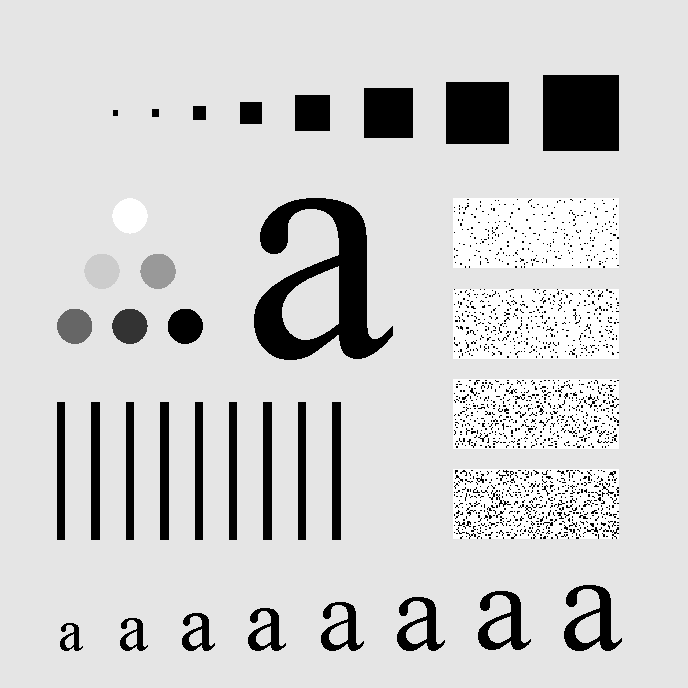
#> input picture data/provided/problem2/Fig0441(a)(characters_test_pattern).tif, 688 x 688 px
$ python problem2.py
#> lines starting #> are read from the running program, lines starting #| are printed output that depends on the picture
### src/dip_a2/filters.py
"""Frequency-domain filter transfer functions (ideal / Butterworth / Gaussian),
built from their formulas with plain NumPy array arithmetic, plus the mandated
zero-pad -> centre -> multiply -> invert -> crop filtering pipeline.

numpy.fft is used for the forward/inverse transforms themselves (explicitly allowed
for this problem by the assignment); only the transfer functions H(u,v) and the
pipeline plumbing are "from scratch".
"""
import numpy as np

from .dft import fftshift2d, ifftshift2d
from .utils import zero_pad_to


def radial_distance(shape) -> np.ndarray:
    """D(u,v): distance from the centre of a P x Q frequency rectangle."""
    P, Q = shape
    u = np.arange(P).reshape(-1, 1) - P // 2
    v = np.arange(Q).reshape(1, -1) - Q // 2
    return np.sqrt(u.astype(np.float64) ** 2 + v.astype(np.float64) ** 2)


def make_filter(kind: str, shape, D0: float, n: int = None, highpass: bool = False) -> np.ndarray:
    """Return the P x Q transfer function H(u,v) for kind in {ideal, butterworth, gaussian}."""
    D = radial_distance(shape)
    if kind == "ideal":
        H = (D <= D0).astype(np.float64)
    elif kind == "butterworth":
        if n is None:
            raise ValueError("Butterworth filter requires an order n")
        with np.errstate(divide="ignore", invalid="ignore"):
            H = 1.0 / (1.0 + (D / D0) ** (2 * n))
        H = np.nan_to_num(H, nan=0.0, posinf=0.0)
        if D0 == 0:
            H[:] = 0.0
    else:
        if kind != "gaussian":
            raise ValueError(f"unknown filter kind: {kind}")
        H = np.exp(-(D ** 2) / (2.0 * D0 ** 2))
    if highpass:
        H = 1.0 - H
    return H


# [7 lines left out: function make_homomorphic_filter, not called in this run]


def filter_pipeline(image: np.ndarray, H: np.ndarray) -> np.ndarray:
    """Zero-pad to H's shape, centre spectrum, multiply by H, invert, real part, crop.

    H must already be built on the padded P x Q grid (e.g. P=2M, Q=2N).
    """
    M, N = image.shape
    P, Q = H.shape
    padded = zero_pad_to(image.astype(np.float64), (P, Q))
    F = np.fft.fft2(padded)
    F_centered = fftshift2d(F)
    G_centered = F_centered * H
    G = ifftshift2d(G_centered)
    g_padded = np.real(np.fft.ifft2(G))
    return g_padded[:M, :N]


# [28 lines left out: function filter_pipeline_reflect, not called in this run]

### src/dip_a2/dft.py
"""From-scratch Discrete Fourier Transform machinery (NumPy array arithmetic only).

Used across the assignment wherever a 2-D DFT/IDFT is needed. ``numpy.fft`` is only
used elsewhere for validation against this implementation, never to compute it.
"""
import numpy as np


# [5 lines left out: function dft_matrix, not called in this run]


def idft_matrix(N: int) -> np.ndarray:
    """Return the N x N inverse-DFT matrix, i.e. conj(W_N) / N."""
    return np.conj(dft_matrix(N)) / N


# [14 lines left out: functions dft2d, idft2d, not called in this run]


def fftshift2d(F: np.ndarray) -> np.ndarray:
    """Shift zero-frequency component to the array centre (from scratch, no np.fft)."""
    M, N = F.shape
    return np.roll(np.roll(F, M // 2, axis=0), N // 2, axis=1)


def ifftshift2d(F: np.ndarray) -> np.ndarray:
    """Inverse of fftshift2d (correct for both even and odd dimensions)."""
    M, N = F.shape
    return np.roll(np.roll(F, -(M // 2), axis=0), -(N // 2), axis=1)

### src/dip_a2/metrics.py
"""Image-quality metrics built from scratch (NumPy array arithmetic only)."""
import numpy as np

from .utils import convolve2d_valid, gaussian_kernel2d


def psnr(img1: np.ndarray, img2: np.ndarray, data_range: float) -> float:
    """Peak Signal-to-Noise Ratio between two same-shape arrays."""
    mse = np.mean((img1.astype(np.float64) - img2.astype(np.float64)) ** 2)
    if mse == 0:
        return float("inf")
    return 10.0 * np.log10((data_range ** 2) / mse)


# [25 lines left out: function ssim, not called in this run]

### src/dip_a2/utils.py
"""Shared I/O and small helpers (image loading, zero-padding, etc.)."""
import numpy as np


def zero_pad_to(img: np.ndarray, shape: tuple) -> np.ndarray:
    """Zero-pad a 2-D array to ``shape`` (placed at the top-left corner)."""
    out = np.zeros(shape, dtype=img.dtype)
    out[: img.shape[0], : img.shape[1]] = img
    return out


# [35 lines left out: functions convolve2d_valid, gaussian_kernel2d, histogram_equalize, not called in this run]

### problems/problem2_frequency_filtering/problem2.py
"""
Problem 2 -- Frequency-Domain Filtering: Ideal, Butterworth, Gaussian (15 pts)

Runs 2.1, 2.2, 2.3 end to end and writes figures/tables into results/.
Transfer functions (make_filter) are built entirely from their formulas with NumPy.
numpy.fft is used for the forward/inverse transforms (explicitly allowed for this
problem). scipy.ndimage.gaussian_filter is used ONLY for the one PDF-sanctioned
comparison in 2.2d.
"""
import json
import platform
import subprocess
import sys
from pathlib import Path

import matplotlib
matplotlib.use("Agg")
import matplotlib.pyplot as plt
import numpy as np
from PIL import Image
from scipy.ndimage import gaussian_filter  # sanctioned comparison, 2.2d only

sys.path.insert(0, str(Path(__file__).resolve().parents[2] / "src"))
from dip_a2.filters import make_filter, filter_pipeline, radial_distance  # noqa: E402
from dip_a2.metrics import psnr  # noqa: E402

HERE = Path(__file__).resolve().parent
DATA = HERE.parents[1] / "data"
RESULTS = HERE / "results"
RESULTS.mkdir(exist_ok=True)

rng = np.random.default_rng(seed=7)


def log(msg):
    print(f"[problem2] {msg}")


def record_machine_info():
    info = {"numpy_version": np.__version__}
    try:
        with open("/proc/cpuinfo") as f:
            for line in f:
                if line.startswith("model name"):
                    info["cpu_model"] = line.split(":", 1)[1].strip()
                    break
        info["logical_cpus"] = subprocess.run(["nproc"], capture_output=True, text=True).stdout.strip()
    except Exception:
        pass
    try:
        with open("/proc/meminfo") as f:
            for line in f:
                if line.startswith("MemTotal"):
                    info["ram_gb"] = round(int(line.split()[1]) / 1024 / 1024, 2)
                    break
    except Exception:
        pass
    info["platform"] = platform.platform()
    (RESULTS / "machine_info.json").write_text(json.dumps(info, indent=2))
    log(f"machine info: {info}")
    return info


def load(path):
    return np.asarray(Image.open(path).convert("L"), dtype=np.float64)


IMAGES = {
    "characters": load(DATA / "provided" / "problem2" / "Fig0441(a)(characters_test_pattern).tif"),
    "text_gaps": load(DATA / "provided" / "problem2" / "Fig0419(a)(text_gaps_of_1_and_2_pixels).tif"),
    "thumb_print": load(DATA / "provided" / "problem2" / "Fig0457(a)(thumb_print).tif"),
    "cameraman": load(DATA / "provided" / "problem2" / "cameraman.tif"),
}
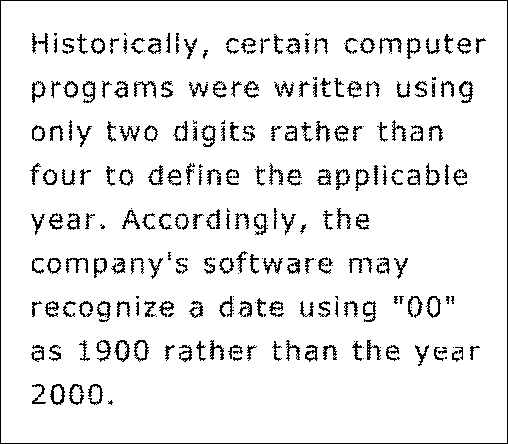
#> input picture data/provided/problem2/Fig0419(a)(text_gaps_of_1_and_2_pixels).tif, 508 x 444 px
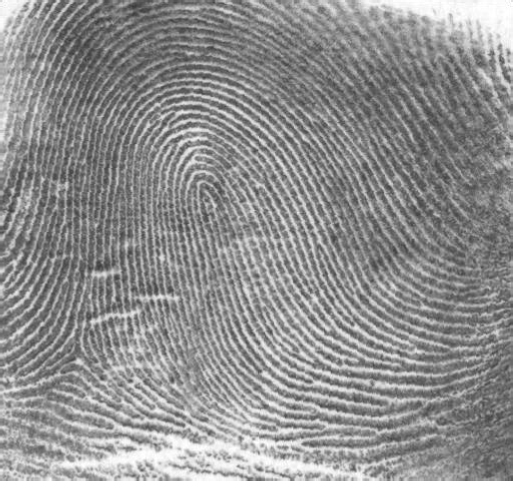
#> input picture data/provided/problem2/Fig0457(a)(thumb_print).tif, 1026 x 962 px (shown at 1/2 size)
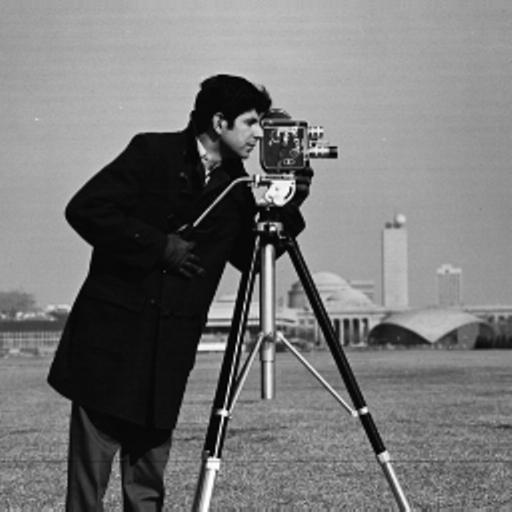
#> input picture data/provided/problem2/cameraman.tif, 512 x 512 px
#> (the call stopped at in record_machine_info, `info["logical_cpus"] = subprocess.run(["nproc"], capture_output=True, ..`: subprocess is not available in this run)


# ---------------------------------------------------------------------------
# 2.1 Filter construction and transfer-function analysis
# ---------------------------------------------------------------------------
def section_2_1a():
    D0 = 40.0
    shape = (256, 256)
    H_ideal = make_filter("ideal", shape, D0)
    H_butter = make_filter("butterworth", shape, D0, n=2)
    H_gauss = make_filter("gaussian", shape, D0)

    D = radial_distance(shape)
    near = np.argmin(np.abs(D.ravel() - D0))
    val_ideal = H_ideal.ravel()[near]
    val_butter = H_butter.ravel()[near]
    val_gauss = H_gauss.ravel()[near]

    analytic = {
        "ideal_at_D0": 1.0,  # H=1 for D<=D0 (boundary included by our <=)
        "butterworth_at_D0": 0.5,  # 1/(1+1)
        "gaussian_at_D0": float(np.exp(-0.5)),  # e^-0.5
    }
    numeric = {
        "ideal_at_D0_numeric": float(val_ideal),
        "butterworth_at_D0_numeric": float(val_butter),
        "gaussian_at_D0_numeric": float(val_gauss),
    }
    log(f"2.1a analytic: {analytic}")
    log(f"2.1a numeric (nearest sample to D0={D0}): {numeric}")

    # Gaussian half-amplitude-matched D0'
    D0_prime = D0 / np.sqrt(2 * np.log(2))
    H_gauss_matched = make_filter("gaussian", shape, D0_prime)
    val_gauss_matched = H_gauss_matched.ravel()[near]
    log(f"2.1a matched D0' = {D0_prime:.4f}, H_gauss(D0) with matched D0' = {val_gauss_matched:.4f} (should be ~0.5)")

    # radial profile plot of all 6 transfer functions along one axis through the centre
    P, Q = shape
    row = P // 2
    d_axis = np.arange(Q) - Q // 2
    order = np.argsort(d_axis)
    d_axis = d_axis[order]

    fig, ax = plt.subplots(figsize=(8, 5))
    for name, H in [
        ("ILPF", make_filter("ideal", shape, D0)),
        ("BLPF n=2", make_filter("butterworth", shape, D0, n=2)),
        ("GLPF", make_filter("gaussian", shape, D0)),
        ("IHPF", make_filter("ideal", shape, D0, highpass=True)),
        ("BHPF n=2", make_filter("butterworth", shape, D0, n=2, highpass=True)),
        ("GHPF", make_filter("gaussian", shape, D0, highpass=True)),
    ]:
        ax.plot(d_axis, H[row, :][order], label=name)
    ax.axvline(D0, color="k", linestyle=":", linewidth=0.8)
    ax.axvline(-D0, color="k", linestyle=":", linewidth=0.8)
    ax.set_xlabel("D (signed radial index through centre row)")
    ax.set_ylabel("H")
    ax.set_title(f"Radial profiles of all 6 transfer functions (D0={D0})")
    ax.legend()
    fig.tight_layout()
    fig.savefig(RESULTS / "2_1_transfer_functions.png", dpi=150)
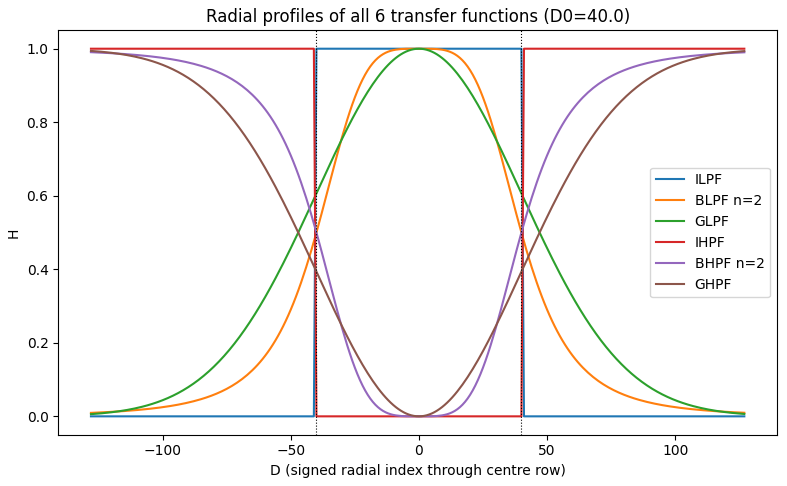
#> figure drawn by matplotlib, 1 panel; curve peaks at x = -40, y = 1; curve peaks at x = 0, y = 1; curve peaks at x = 0, y = 1
    plt.close(fig)

    result = {"D0": D0, "analytic": analytic, "numeric": numeric, "D0_prime_matched": float(D0_prime),
              "H_gauss_matched_at_D0": float(val_gauss_matched)}
    (RESULTS / "2_1a_result.json").write_text(json.dumps(result, indent=2))
    return result


def section_2_1b():
    img = IMAGES["characters"]
    M, N = img.shape
    P, Q = 2 * M, 2 * N
#> (the rest of the program and of its run is left out)
